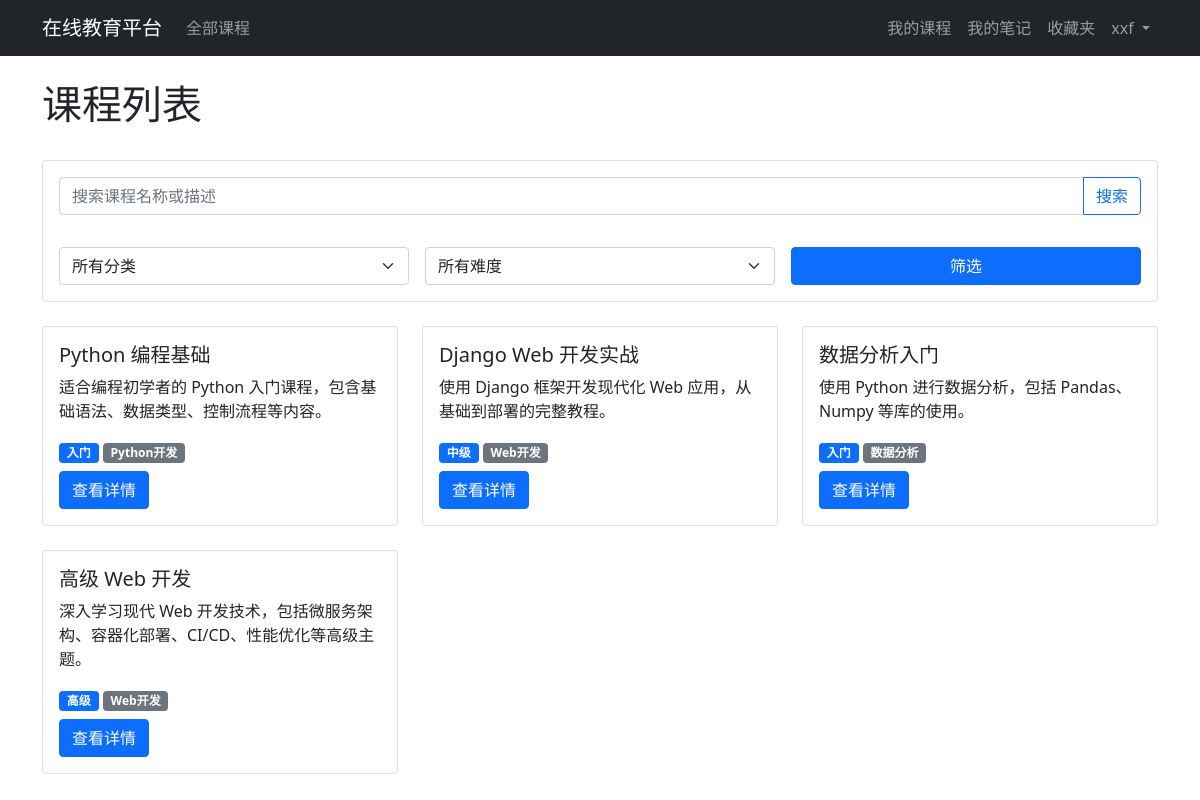
The page / (signed in) on the database its author committed.
### users/models.py (models this page shows, shortened)
class CustomUser(AbstractUser):
    is_student = models.BooleanField(default=True)
    is_teacher = models.BooleanField(default=False)
    bio = models.TextField(max_length=500, blank=True)
    profile_pic = models.ImageField(upload_to='profile_pics', blank=True)

### courses/models.py (models this page shows, shortened)
class Course(models.Model):
    title = models.CharField(max_length=200, verbose_name='课程名称')
    description = models.TextField(verbose_name='课程描述')
    teacher = models.ForeignKey(CustomUser, on_delete=models.CASCADE, related_name='courses_taught', verbose_name='讲师')
    created_at = models.DateTimeField(auto_now_add=True, verbose_name='创建时间')
    updated_at = models.DateTimeField(auto_now=True)
    thumbnail = models.ImageField(upload_to='course_thumbnails', blank=True, verbose_name='课程封面')
    category = models.CharField(max_length=50, verbose_name='课程分类', default='其他')
    level = models.CharField(max_length=20, choices=[
        ('beginner', '入门'),
        ('intermediate', '中级'),
        ('advanced', '高级')
    ], default='beginner', verbose_name='难度等级')
    class Meta:
        verbose_name = '课程'
        verbose_name_plural = '课程'

### courses/views.py (the view, shortened to what this page needs)
# urls.py: path('', views.course_list, name='course_list'),
def course_list(request):
    courses = Course.objects.all()
    categories = sorted(Course.objects.values_list('category', flat=True).distinct())
    category = request.GET.get('category')
    level = request.GET.get('level')
    search_query = request.GET.get('search')
    if category:
        courses = courses.filter(category__iexact=category)  # 使用 iexact 进行不区分大小写的精确匹配
    if level:
        courses = courses.filter(level=level)
    if search_query:
        courses = courses.filter(title__icontains=search_query) | \
                 courses.filter(description__icontains=search_query)
    return render(request, 'courses/course_list.html', {
        'courses': courses,
        'categories': categories,
        'current_category': category,
        'current_level': level,
        'search_query': search_query,
    })

### templates/courses/course_list.html (shortened to what this page needs)
{% extends 'base.html' %}
{% block content %}
<div class="row mb-4">
    <div class="col">
        <h1>课程列表</h1>
    </div>
</div>
<div class="row mb-4">
    <div class="col">
        <div class="card">
            <div class="card-body">
                <form method="get" class="row g-3">
                    <div class="col-md-12 mb-3">
                        <div class="input-group">
                            <input type="text" name="search" class="form-control"
                                   placeholder="搜索课程名称或描述"
                                   value="{{ search_query|default:'' }}">
                            <button class="btn btn-outline-primary" type="submit">搜索</button>
                        </div>
                    </div>
                    <div class="col-md-4">
                        <select name="category" class="form-select">
                            <option value="">所有分类</option>
                        </select>
                    </div>
                    <div class="col-md-4">
                        <select name="level" class="form-select">
                            <option value="">所有难度</option>
                        </select>
                    </div>
                    <div class="col-md-4">
                        <button type="submit" class="btn btn-primary w-100">筛选</button>
                    </div>
                </form>
            </div>
        </div>
    </div>
</div>
<div class="row">
    {% for course in courses %}
    <div class="col-md-4 mb-4">
        <div class="card h-100">
            <div class="card-body">
                <h5 class="card-title">{{ course.title }}</h5>
                <p class="card-text">{{ course.description|truncatewords:30 }}</p>
                <div class="mb-2">
                    <span class="badge bg-primary">{{ course.get_level_display }}</span>
                    <span class="badge bg-secondary">{{ course.category }}</span>
                </div>
                <a href="{% url 'courses:course_detail' course.id %}" class="btn btn-primary">查看详情</a>
            </div>
        </div>
    </div>
    {% endfor %}
</div>
{% endblock %}

### templates/base.html (shortened to what this page needs)
<!DOCTYPE html>
<html>
<head>
    <link href="https://cdn.jsdelivr.net/npm/bootstrap@5.1.3/dist/css/bootstrap.min.css" rel="stylesheet">
</head>
<body>
    <nav class="navbar navbar-expand-lg navbar-dark bg-dark">
        <div class="container">
            <a class="navbar-brand" href="{% url 'courses:course_list' %}">在线教育平台</a>
            <div class="collapse navbar-collapse" id="navbarNav">
                <ul class="navbar-nav me-auto">
                    <li class="nav-item">
                        <a class="nav-link" href="{% url 'courses:course_list' %}">全部课程</a>
                    </li>
                </ul>
                <ul class="navbar-nav">
                    {% if user.is_authenticated %}
                        <li class="nav-item">
                            <a class="nav-link" href="{% url 'courses:my_courses' %}">我的课程</a>
                        </li>
                        <li class="nav-item">
                            <a class="nav-link" href="{% url 'courses:my_notes' %}">我的笔记</a>
                        </li>
                        <li class="nav-item">
                            <a class="nav-link" href="{% url 'courses:favorites' %}">收藏夹</a>
                        </li>
                        <li class="nav-item dropdown">
                            <a class="nav-link dropdown-toggle" href="#" id="navbarDropdown" role="button" data-bs-toggle="dropdown">
                                {{ user.username }}
                            </a>
                        </li>
                    {% endif %}
                </ul>
            </div>
        </div>
    </nav>
    <div class="container mt-4">
        {% block content %}
        {% endblock %}
    </div>
</body>
</html>

### rows shown on the page
CustomUser: username "xxf"
Course: title "Python 编程基础", description "适合编程初学者的 Python 入门课程，包含基础语法、数据类型、控制流程等内容。", level "入门", category "Python开发"
Course: title "Django Web 开发实战", description "使用 Django 框架开发现代化 Web 应用，从基础到部署的完整教程。", level "中级", category "Web开发"
Course: title "数据分析入门", description "使用 Python 进行数据分析，包括 Pandas、Numpy 等库的使用。", level "入门", category "数据分析"
Course: title "高级 Web 开发", description "深入学习现代 Web 开发技术，包括微服务架构、容器化部署、CI/CD、性能优化等高级主题。", level "高级", category "Web开发"
